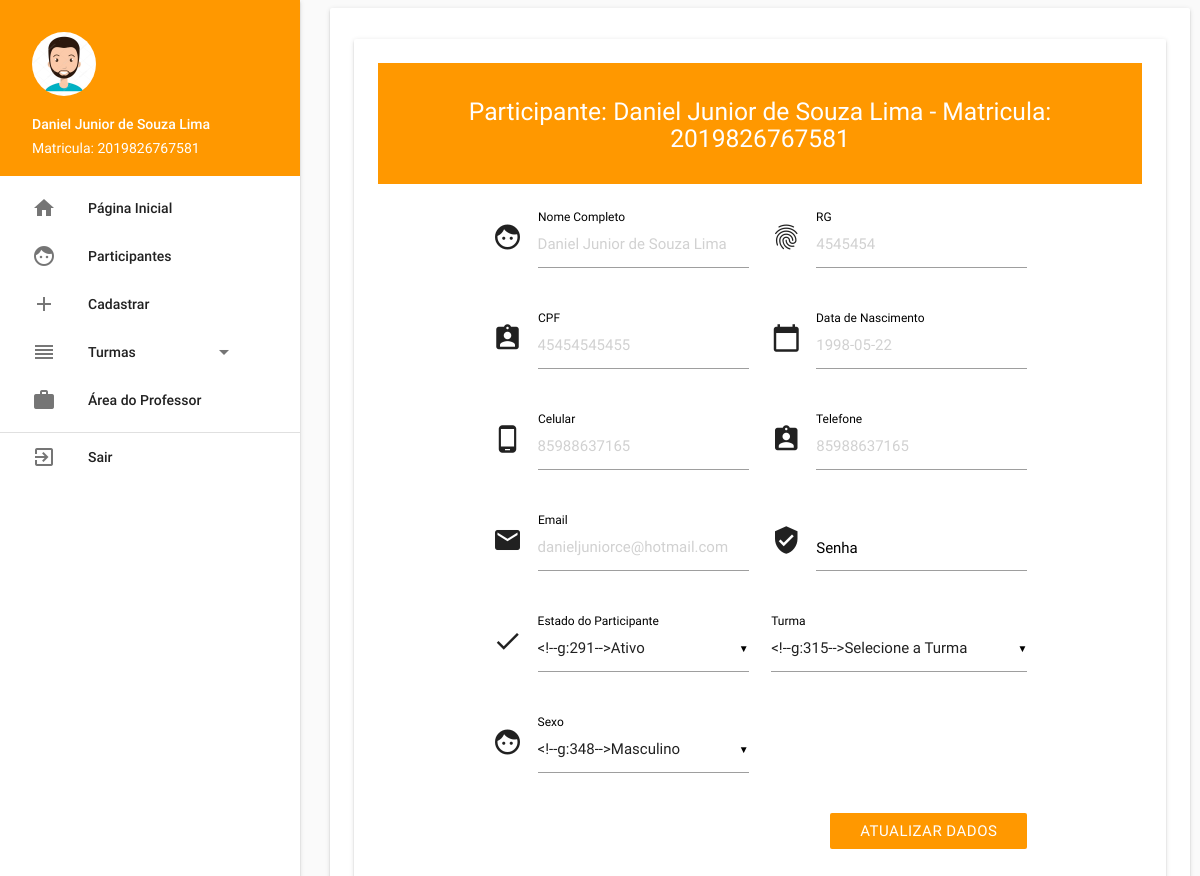
The page /adm/editar/2019826767581 (signed in) on the database its author committed.
### tables this page shows
CREATE TABLE `participantes` (
  `id` int(11) NOT NULL,
  `nome_completo` varchar(120) DEFAULT NULL,
  `data_nascimento` varchar(10) DEFAULT NULL,
  `estado_participante` varchar(15) DEFAULT NULL,
  `rg` varchar(12) DEFAULT NULL,
  `cpf` varchar(11) DEFAULT NULL,
  `matricula` varchar(20) DEFAULT NULL,
  `celular` varchar(12) DEFAULT NULL,
  `telefone` varchar(12) DEFAULT NULL,
  `email` varchar(120) DEFAULT NULL,
  `sexo` varchar(15) DEFAULT NULL,
  `turma` varchar(25) DEFAULT NULL,
  `acesso` varchar(10) DEFAULT 'user',
  `senha` varchar(70) DEFAULT NULL,
  `tipo` varchar(12) DEFAULT NULL,
  `numeracao_tipo` varchar(12) DEFAULT NULL
);

### App/Controller/admController.php (called while the page is built, shortened)
<?php
class admController extends controller
{
    public function editar($matricula)
    {
        $dados = array();
        $adm = new adm();
        if (!empty($matricula)) {
            $dados['dados'] = $adm->vizualizarDados($matricula);
            $dados['turmas'] = $adm->visualizarTurmas();
        } else {
            $dados['dados'] = "Nenhum Resultado encontrado";
        }
        $this->template('adm', 'participantes-perfil', $dados);
    }
}

### Core/core.php (called while the page is built, shortened)
<?php
    class Core{
        public function run(){
            $url = explode('index.php', $_SERVER['PHP_SELF']);
            $url = end($url);
            $params = array();
            if(!empty($url))
            {
                $url = explode('/', $url);
                array_shift($url);
                array_shift($url);
                if (isset($url[0]))
                {
                    $currentAction = $url[0];
                    array_shift($url);
                } else {
                    $currentAction = 'index';
                }
                if(count($url) > 0){
                    $params = $url;
                }
            } else {
                $currentAction = 'index';
                $currentController = 'homeController';
                $params = array();
            }
            $c = new $currentController();
            call_user_func_array(array($c, $currentAction), $params);
        }
    }

### index.php (called while the page is built, shortened)
<?php
    require_once('Core/core.php');
$core = new Core();
$core->run();

### App/Model/model.php (called while the page is built, shortened)
<?php
class model
{
    public function __construct()
    {
        try {
            $this->pdo = new PDO('mysql:host=localhost;port=3306;dbname=inclusaodigital', 'root', '');
        } catch (PDOException $e) {
            echo 'Falhou a conexão com banco de dados (Error: ' . $e->getMessage() . ')';
        }
    }
}

### App/Model/adm.php (called while the page is built, shortened)
<?php
class adm extends model
{
    public function vizualizarDados($matricula)
    {
        if (!empty($matricula)) {
            $sql = "SELECT * FROM participantes WHERE matricula = '$matricula'";
            $sql = $this->pdo->query($sql);
            if ($sql->rowCount() > 0) {
                return $sql->fetch();
            } else {
                return "Nenhum resultado encontrado";
            }
        }
    }
    public function visualizarTurmas()
    {
        $sqlPart = "SELECT * FROM turmas";
        $sqlPart = $this->pdo->query($sqlPart);
        if ($sqlPart->rowCount() > 0) {
            return $sqlPart->fetchAll();
        } else {
            return false;
        }
    }
}

### App/View/adm/participantes-perfil.php (the view, shortened to what this page needs)
<div class="card-panel">
        <div class="orange">
            <br>
            <div>
                <h5 class="center-align color-white"><span class="text-white">Participante: <?php echo $dados['nome_completo'];?> - Matricula: <?php echo $dados['matricula'];?></span></h5>
            </div>
        <br>
    </div>
    <form method="POST" class="container">
    <br>
        <div class="row">
            <div class="col s12 m6 l6">
                <div class="input-field s12">
                    <i class="material-icons prefix">face</i>
                    <input type="text" value="" id="nome_completo" name="nome_completo" placeholder="<?php echo $dados['nome_completo'];?>">
                    <label for="nome_completo">Nome Completo</label>
                </div>
            </div>
            <div class="col s12 m6 l6">
                <div class="input-field s12">
                    <i class="material-icons prefix">fingerprint</i>
                    <input type="number" value="" id="rg" name="rg" placeholder="<?php echo $dados['rg'];?>">
                    <label for="rg">RG</label>
                </div>
            </div>
        </div>
        <div class="row">
            <div class="col s12 m6 l6">
                <div class="input-field s12">
                    <i class="material-icons prefix">assignment_ind</i>
                    <input type="number" value="" id="cpf" name="cpf" placeholder="<?php echo $dados['cpf'];?>">
                    <label for="cpf">CPF</label>
                </div>
            </div>
            <div class="col s12 m6 l6">
                <div class="input-field s12">
                    <i class="material-icons prefix">calendar_today</i>
                    <input type="number" value="" id="data_nascimento" name="data_nascimento" placeholder="<?php echo $dados['data_nascimento'];?>">
                    <label for="data_nascimento">Data de Nascimento</label>
                </div>
            </div>
        </div>
        <div class="row">
            <div class="col s12 m6 l6">
                <div class="input-field s12">
                    <i class="material-icons prefix">phone_android</i>
                    <input type="number" value="" id="celular" name="celular" placeholder="<?php echo $dados['celular'];?>">
                    <label for="celular">Celular</label>
                </div>
            </div>
            <div class="col s12 m6 l6">
                <div class="input-field s12">
                    <i class="material-icons prefix">assignment_ind</i>
                    <input type="number" value="" id="telefone" name="telefone" placeholder="<?php echo $dados['telefone'];?>">
                    <label for="telefone">Telefone</label>
                </div>
            </div>
        </div>
        <div class="row">
            <div class="col s12 m6 l6">
                <div class="input-field s12">
                    <i class="material-icons prefix">email</i>
                    <input type="email" value="" id="email" name="email" placeholder="<?php echo $dados['email'];?>">
                    <label for="email">Email</label>
                </div>
            </div>
            <div class="col s12 m6 l6">
                <div class="input-field s12">
                    <i class="material-icons prefix">verified_user</i>
                    <input type="password" value="" id="senha" name="senha">
                    <label for="senha">Senha</label>
                </div>
            </div>
        </div>
        <div class="row">
            <div class="col s12 m6 l6">
                <div class="input-field">
                    <i class="material-icons prefix">done</i>
                    <label for="estado_participante">Estado do Participante</label>
                </div>
            </div>
            <div class="col s12 m6 l6">
                <div class="input-field s12">
                    <label for="turma">Turma</label>
                </div>
            </div>
        </div>
        <div class="row">
            <div class="col s12 m6 l6">
                <div class="input-field s6 offset-2">
                    <i class="material-icons prefix">face</i>
                    <label for="sexo">Sexo</label>
                </div>
            </div>
            <div class="col s12 m6 l6">
            </div>
        </div>
        <div class="row">
            <div class="col s12 m6 l6">
            </div>
            <div class="col s12 m6 l6">
                <button class="btn orange right z-depth-0" type="submit">Atualizar Dados</button>
            </div>
        </div>
    </form>
</div>

### src/css/style.css (style rules this page uses)
.input-field label { color: #000; }
body, main, footer { padding-left: 330px; padding-right: 10px; }
.color-white { color: white; }

### rows shown on the page
participantes: nome_completo "Daniel Junior de Souza Lima", matricula "2019826767581", rg "4545454", cpf "45454545455", data_nascimento "1998-05-22", celular "85988637165", telefone "85988637165", email "danieljuniorce@hotmail.com"

### other values the page prints
$_SESSION['nome_completo'] "Daniel Junior de Souza Lima"
$_SESSION['matricula'] "2019826767581"
